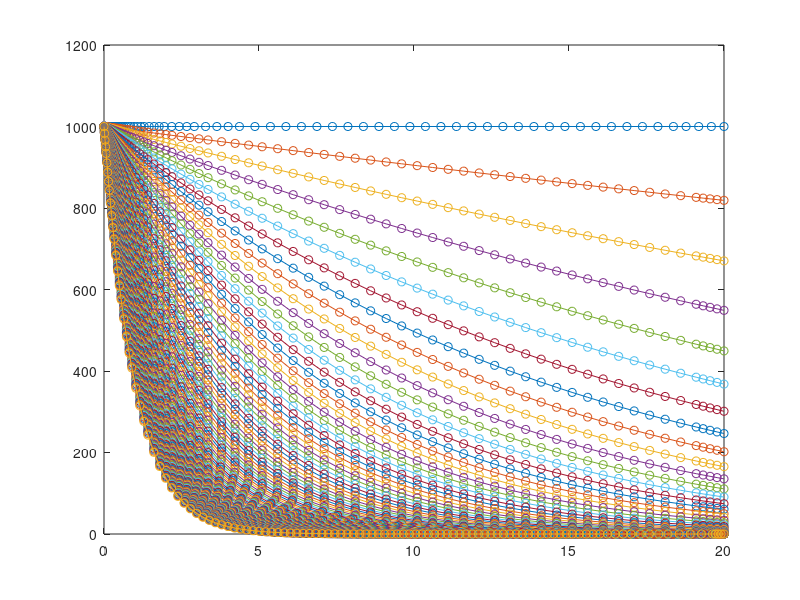

MATLAB code for this plot:
% dp/dt = -rP
f = @(t,x,r) -r*x;
 
r = linspace(0,1,101);

for c = r
  [t,y] = ode45(f, [0 20], 1000,odeset,c);
  plot(t, y,'-o');
  hold on;
end
